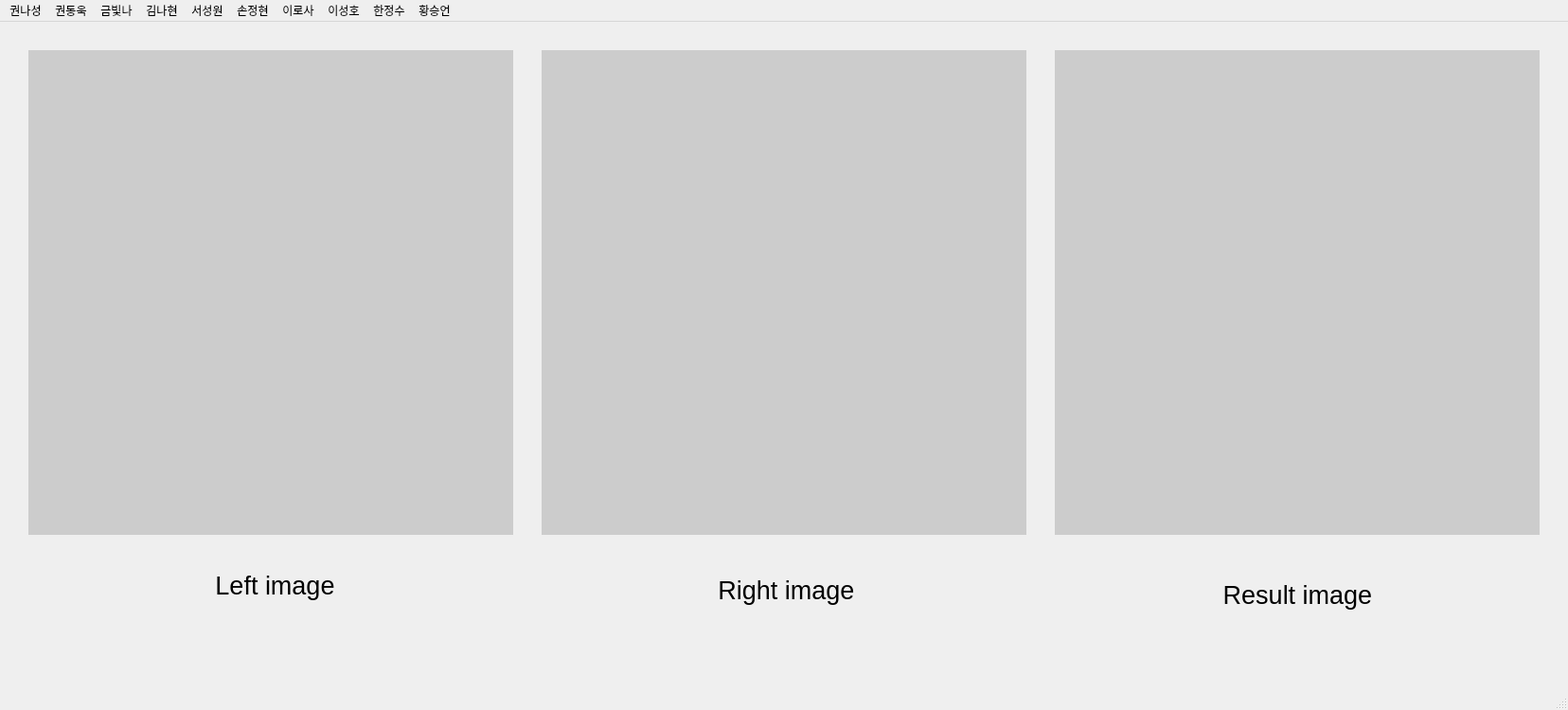
<?xml version="1.0" encoding="UTF-8"?>
<ui version="4.0">
 <class>MainWindow</class>
 <widget class="QMainWindow" name="MainWindow">
  <property name="windowModality">
   <enum>Qt::NonModal</enum>
  </property>
  <property name="enabled">
   <bool>true</bool>
  </property>
  <property name="geometry">
   <rect>
    <x>0</x>
    <y>0</y>
    <width>1656</width>
    <height>750</height>
   </rect>
  </property>
  <property name="windowTitle">
   <string>MainWindow</string>
  </property>
  <widget class="QWidget" name="centralwidget">
   <widget class="QLabel" name="label_1">
    <property name="geometry">
     <rect>
      <x>30</x>
      <y>30</y>
      <width>512</width>
      <height>512</height>
     </rect>
    </property>
    <property name="styleSheet">
     <string notr="true">background-color: rgb(204, 204, 204);</string>
    </property>
    <property name="text">
     <string/>
    </property>
    <property name="alignment">
     <set>Qt::AlignCenter</set>
    </property>
   </widget>
   <widget class="QLabel" name="label_2">
    <property name="geometry">
     <rect>
      <x>572</x>
      <y>30</y>
      <width>512</width>
      <height>512</height>
     </rect>
    </property>
    <property name="styleSheet">
     <string notr="true">background-color: rgb(204, 204, 204);</string>
    </property>
    <property name="text">
     <string/>
    </property>
   </widget>
   <widget class="QLabel" name="label_4">
    <property name="geometry">
     <rect>
      <x>160</x>
      <y>560</y>
      <width>261</width>
      <height>71</height>
     </rect>
    </property>
    <property name="font">
     <font>
      <family>Arial</family>
      <pointsize>20</pointsize>
     </font>
    </property>
    <property name="text">
     <string>Left image</string>
    </property>
    <property name="alignment">
     <set>Qt::AlignCenter</set>
    </property>
   </widget>
   <widget class="QLabel" name="label_5">
    <property name="geometry">
     <rect>
      <x>680</x>
      <y>570</y>
      <width>301</width>
      <height>61</height>
     </rect>
    </property>
    <property name="font">
     <font>
      <family>Arial</family>
      <pointsize>20</pointsize>
     </font>
    </property>
    <property name="text">
     <string>Right image</string>
    </property>
    <property name="alignment">
     <set>Qt::AlignCenter</set>
    </property>
   </widget>
   <widget class="QLabel" name="label_3">
    <property name="geometry">
     <rect>
      <x>1114</x>
      <y>30</y>
      <width>512</width>
      <height>512</height>
     </rect>
    </property>
    <property name="styleSheet">
     <string notr="true">background-color: rgb(204, 204, 204);</string>
    </property>
    <property name="text">
     <string/>
    </property>
   </widget>
   <widget class="QLabel" name="label_6">
    <property name="geometry">
     <rect>
      <x>1210</x>
      <y>570</y>
      <width>321</width>
      <height>71</height>
     </rect>
    </property>
    <property name="font">
     <font>
      <family>Arial</family>
      <pointsize>20</pointsize>
     </font>
    </property>
    <property name="text">
     <string>Result image</string>
    </property>
    <property name="alignment">
     <set>Qt::AlignCenter</set>
    </property>
   </widget>
  </widget>
  <widget class="QMenuBar" name="menubar">
   <property name="geometry">
    <rect>
     <x>0</x>
     <y>0</y>
     <width>1656</width>
     <height>22</height>
    </rect>
   </property>
   <widget class="QMenu" name="menu_1">
    <property name="title">
     <string>권나성</string>
    </property>
    <addaction name="actionCorner_detection_1"/>
    <addaction name="actionHough_transtorm_1"/>
    <addaction name="actionEdge_detection_1"/>
    <addaction name="actionStereo_matching_1"/>
    <addaction name="actionFace_detection_1"/>
   </widget>
   <widget class="QMenu" name="menu_2">
    <property name="title">
     <string>권동욱</string>
    </property>
    <addaction name="actionCorner_detection_2"/>
    <addaction name="actionHough_transtorm_2"/>
    <addaction name="actionEdge_detection_2"/>
    <addaction name="actionStereo_matching_2"/>
    <addaction name="actionFace_detection_2"/>
   </widget>
   <widget class="QMenu" name="menu_3">
    <property name="title">
     <string>금빛나</string>
    </property>
    <addaction name="actionCorner_detection_3"/>
    <addaction name="actionHough_transtorm_3"/>
    <addaction name="actionEdge_detection_3"/>
    <addaction name="actionStereo_matching_3"/>
    <addaction name="actionFace_detection_3"/>
   </widget>
   <widget class="QMenu" name="menu_4">
    <property name="title">
     <string>김나현</string>
    </property>
    <addaction name="actionCorner_detection_4"/>
    <addaction name="actionHough_transtorm_4"/>
    <addaction name="actionEdge_detection_4"/>
    <addaction name="actionStereo_matching_4"/>
    <addaction name="actionFace_detection_4"/>
   </widget>
   <widget class="QMenu" name="menu_5">
    <property name="title">
     <string>서성원</string>
    </property>
    <addaction name="actionCorner_detection_5"/>
    <addaction name="actionHough_transtorm_5"/>
    <addaction name="actionEdge_detection_5"/>
    <addaction name="actionStereo_matching_5"/>
    <addaction name="actionFace_detection_5"/>
   </widget>
   <widget class="QMenu" name="menu_6">
    <property name="title">
     <string>손정현</string>
    </property>
    <addaction name="actionCorner_detection_6"/>
    <addaction name="actionHough_transtorm_6"/>
    <addaction name="actionEdge_detection_6"/>
    <addaction name="actionStereo_matching_6"/>
    <addaction name="actionFace_detection_6"/>
   </widget>
   <widget class="QMenu" name="menu_7">
    <property name="title">
     <string>이로사</string>
    </property>
    <addaction name="actionCorner_detection_7"/>
    <addaction name="actionHough_transtorm_7"/>
    <addaction name="actionEdge_detection_7"/>
    <addaction name="actionStereo_matching_7"/>
    <addaction name="actionFace_detection_7"/>
   </widget>
   <widget class="QMenu" name="menu_8">
    <property name="title">
     <string>이성호</string>
    </property>
    <addaction name="actionCorner_detection_8"/>
    <addaction name="actionHough_transtorm_8"/>
    <addaction name="actionEdge_detection_8"/>
    <addaction name="actionStereo_matching_8"/>
    <addaction name="actionFace_detection_8"/>
   </widget>
   <widget class="QMenu" name="menu_9">
    <property name="title">
     <string>한정수</string>
    </property>
    <addaction name="actionCorner_detection_9"/>
    <addaction name="actionHough_transtorm_9"/>
    <addaction name="actionEdge_detection_9"/>
    <addaction name="actionStereo_matching_9"/>
    <addaction name="actionFace_detection_9"/>
   </widget>
   <widget class="QMenu" name="menu_10">
    <property name="title">
     <string>황승언</string>
    </property>
    <addaction name="actionCorner_detection_10"/>
    <addaction name="actionHough_transtorm_10"/>
    <addaction name="actionEdge_detection_10"/>
    <addaction name="actionStereo_matching_10"/>
    <addaction name="actionFace_detection_10"/>
   </widget>
   <addaction name="menu_1"/>
   <addaction name="menu_2"/>
   <addaction name="menu_3"/>
   <addaction name="menu_4"/>
   <addaction name="menu_5"/>
   <addaction name="menu_6"/>
   <addaction name="menu_7"/>
   <addaction name="menu_8"/>
   <addaction name="menu_9"/>
   <addaction name="menu_10"/>
  </widget>
  <widget class="QStatusBar" name="statusbar"/>
  <action name="action">
   <property name="text">
    <string>Canny edge detector</string>
   </property>
  </action>
  <action name="actionCorner_detection_1">
   <property name="text">
    <string>Corner detection</string>
   </property>
  </action>
  <action name="actionCorner_detection_2">
   <property name="text">
    <string>Corner detection</string>
   </property>
  </action>
  <action name="actionCorner_detection_3">
   <property name="text">
    <string>Corner detection</string>
   </property>
  </action>
  <action name="actionCorner_detection_4">
   <property name="text">
    <string>Corner detection</string>
   </property>
  </action>
  <action name="actionCorner_detection_5">
   <property name="text">
    <string>Corner detection</string>
   </property>
  </action>
  <action name="actionCorner_detection_6">
   <property name="text">
    <string>Corner detection</string>
   </property>
  </action>
  <action name="actionCorner_detection_7">
   <property name="text">
    <string>Corner detection</string>
   </property>
  </action>
  <action name="actionCorner_detection_8">
   <property name="text">
    <string>Corner detection</string>
   </property>
  </action>
  <action name="actionCorner_detection_9">
   <property name="text">
    <string>Corner detection</string>
   </property>
  </action>
  <action name="actionHough_transtorm_1">
   <property name="text">
    <string>Hough transtorm</string>
   </property>
  </action>
  <action name="actionEdge_detection_1">
   <property name="text">
    <string>Edge detection</string>
   </property>
  </action>
  <action name="actionStereo_matching_1">
   <property name="text">
    <string>Stereo matching</string>
   </property>
  </action>
  <action name="actionCorner_detection_10">
   <property name="text">
    <string>Corner detection</string>
   </property>
  </action>
  <action name="actionHough_transtorm_2">
   <property name="text">
    <string>Hough transtorm</string>
   </property>
  </action>
  <action name="actionHough_transtorm_3">
   <property name="text">
    <string>Hough transtorm</string>
   </property>
  </action>
  <action name="actionHough_transtorm_4">
   <property name="text">
    <string>Hough transtorm</string>
   </property>
  </action>
  <action name="actionHough_transtorm_5">
   <property name="text">
    <string>Hough transtorm</string>
   </property>
  </action>
  <action name="actionHough_transtorm_6">
   <property name="text">
    <string>Hough transtorm</string>
   </property>
  </action>
  <action name="actionHough_transtorm_7">
   <property name="text">
    <string>Hough transtorm</string>
   </property>
  </action>
  <action name="actionHough_transtorm_8">
   <property name="text">
    <string>Hough transtorm</string>
   </property>
  </action>
  <action name="actionHough_transtorm_9">
   <property name="text">
    <string>Hough transtorm</string>
   </property>
  </action>
  <action name="actionHough_transtorm_10">
   <property name="text">
    <string>Hough transtorm</string>
   </property>
  </action>
  <action name="actionCorner_detection_11">
   <property name="text">
    <string>Corner detection</string>
   </property>
  </action>
  <action name="actionHough_transtorm_11">
   <property name="text">
    <string>Hough transtorm</string>
   </property>
  </action>
  <action name="actionEdge_detection_2">
   <property name="text">
    <string>Edge detection</string>
   </property>
  </action>
  <action name="actionEdge_detection_3">
   <property name="text">
    <string>Edge detection</string>
   </property>
  </action>
  <action name="actionEdge_detection_4">
   <property name="text">
    <string>Edge detection</string>
   </property>
  </action>
  <action name="actionEdge_detection_5">
   <property name="text">
    <string>Edge detection</string>
   </property>
  </action>
  <action name="actionEdge_detection_6">
   <property name="text">
    <string>Edge detection</string>
   </property>
  </action>
  <action name="actionEdge_detection_7">
   <property name="text">
    <string>Edge detection</string>
   </property>
  </action>
  <action name="actionEdge_detection_8">
   <property name="text">
    <string>Edge detection</string>
   </property>
  </action>
  <action name="actionEdge_detection_9">
   <property name="text">
    <string>Edge detection</string>
   </property>
  </action>
  <action name="actionEdge_detection_10">
   <property name="text">
    <string>Edge detection</string>
   </property>
  </action>
  <action name="actionEdge_detection_11">
   <property name="text">
    <string>Edge detection</string>
   </property>
  </action>
  <action name="actionStereo_matching_2">
   <property name="text">
    <string>Stereo matching</string>
   </property>
  </action>
  <action name="actionStereo_matching_3">
   <property name="text">
    <string>Stereo matching</string>
   </property>
  </action>
  <action name="actionStereo_matching_4">
   <property name="text">
    <string>Stereo matching</string>
   </property>
  </action>
  <action name="actionStereo_matching_5">
   <property name="text">
    <string>Stereo matching</string>
   </property>
  </action>
  <action name="actionStereo_matching_6">
   <property name="text">
    <string>Stereo matching</string>
   </property>
  </action>
  <action name="actionStereo_matching_7">
   <property name="text">
    <string>Stereo matching</string>
   </property>
  </action>
  <action name="actionStereo_matching_8">
   <property name="text">
    <string>Stereo matching</string>
   </property>
  </action>
  <action name="actionStereo_matching_9">
   <property name="text">
    <string>Stereo matching</string>
   </property>
  </action>
  <action name="actionStereo_matching_10">
   <property name="text">
    <string>Stereo matching</string>
   </property>
  </action>
  <action name="actionStereo_matching_11">
   <property name="text">
    <string>Stereo matching</string>
   </property>
  </action>
  <action name="actionFace_detection_11">
   <property name="text">
    <string>Face detection</string>
   </property>
  </action>
  <action name="actionFace_detection_1">
   <property name="text">
    <string>Face detection</string>
   </property>
  </action>
  <action name="actionFace_detection_2">
   <property name="text">
    <string>Face detection</string>
   </property>
  </action>
  <action name="actionFace_detection_3">
   <property name="text">
    <string>Face detection</string>
   </property>
  </action>
  <action name="actionFace_detection_4">
   <property name="text">
    <string>Face detection</string>
   </property>
  </action>
  <action name="actionFace_detection_5">
   <property name="text">
    <string>Face detection</string>
   </property>
  </action>
  <action name="actionFace_detection_6">
   <property name="text">
    <string>Face detection</string>
   </property>
  </action>
  <action name="actionFace_detection_7">
   <property name="text">
    <string>Face detection</string>
   </property>
  </action>
  <action name="actionFace_detection_8">
   <property name="text">
    <string>Face detection</string>
   </property>
  </action>
  <action name="actionFace_detection_9">
   <property name="text">
    <string>Face detection</string>
   </property>
  </action>
  <action name="actionFace_detection_10">
   <property name="text">
    <string>Face detection</string>
   </property>
  </action>
  <action name="action_2">
   <property name="text">
    <string>Face detection</string>
   </property>
  </action>
 </widget>
 <resources/>
 <connections/>
</ui>
